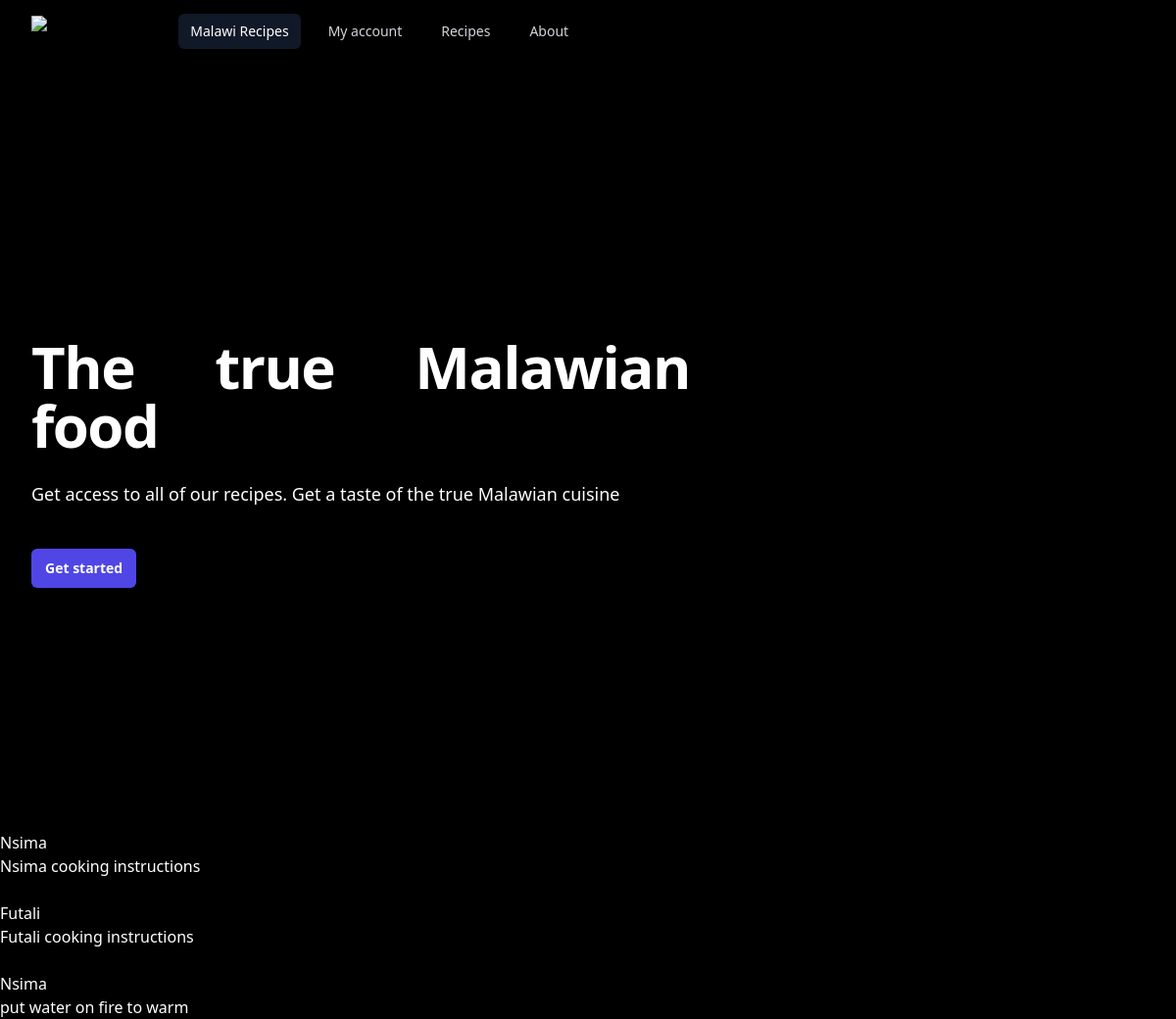
Before: / with the older database file.
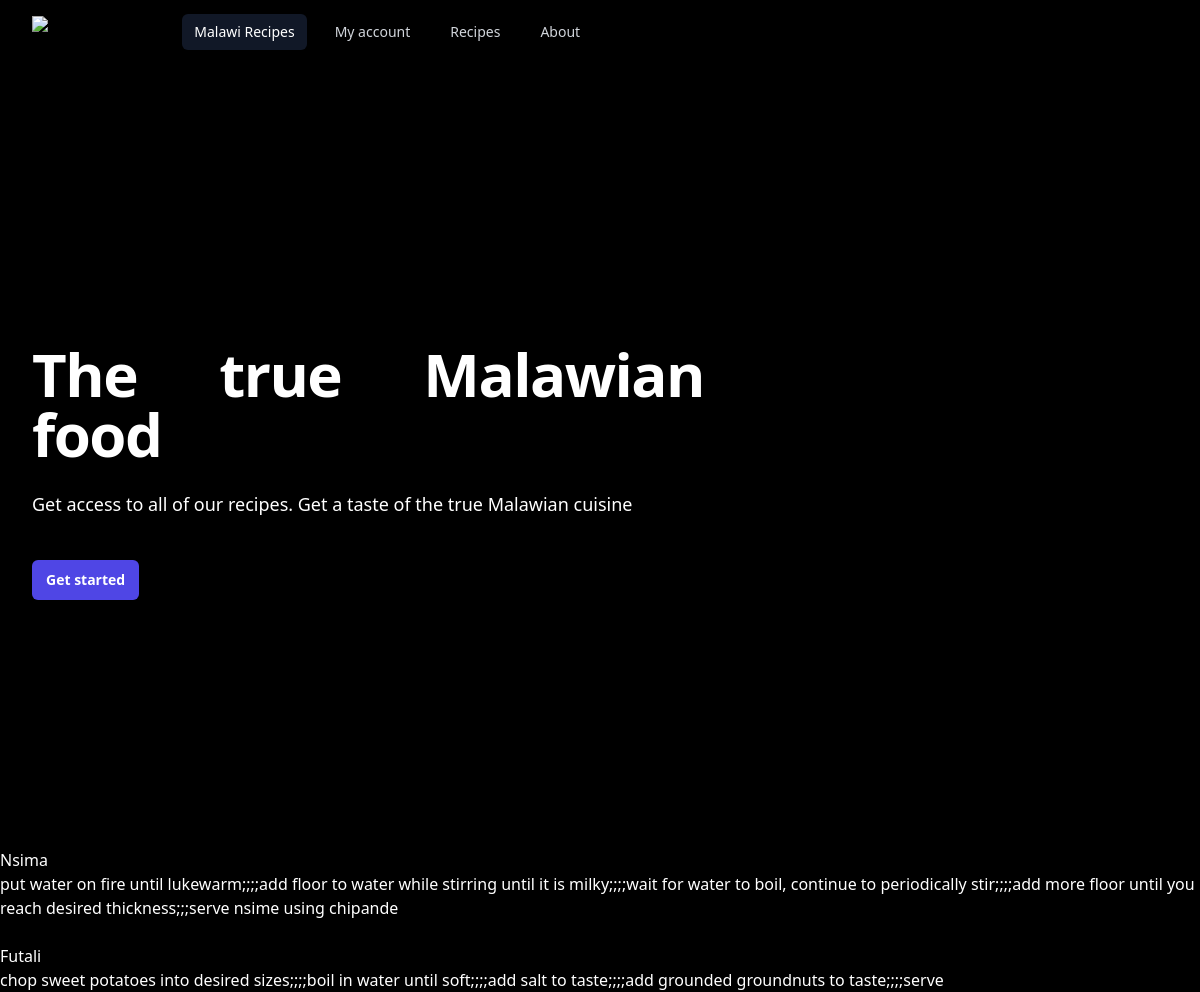
After: the same page with the newer database file.
### tables this page shows
CREATE TABLE recipes (
    id INTEGER PRIMARY KEY AUTOINCREMENT,
    created TIMESTAMP NOT NULL DEFAULT CURRENT_TIMESTAMP,
    title TEXT NOT NULL,
    content TEXT NOT NULL,
    author TEXT NOT NULL,
    ingredients TEXT NOT NULL
);

### server.py (the view)
@app.route("/", methods=["GET"])
def home(name = None):
    conn = get_db_connection()
    recipes = conn.execute('SELECT * FROM recipes').fetchall()
    conn.close()
    return render_template(
        "home.html",
        name=name,
        date=datetime.now(),
        recipes=recipes
    )

### server.py (called while the page is built)
def get_db_connection():
    conn = sqlite3.connect('database.db')
    conn.row_factory = sqlite3.Row
    return conn

### templates/home.html (shortened to what this page needs)
<!DOCTYPE html>
<html>
<head>
    <link href="{{url_for('static',filename='css/main.css')}}" rel="stylesheet">
    <link rel="stylesheet" href="https://rsms.me/inter/inter.css">
</head>
<body class="bg-black border-gray-800">
    <nav class="bg-black border-gray-800">
        <div class="mx-auto max-w-7xl px-2 sm:px-6 lg:px-8">
          <div class="relative flex h-16 items-center justify-between">
            <div class="flex flex-1 items-center justify-center sm:items-stretch sm:justify-start">
              <div class="flex flex-shrink-0 items-center">
                <img class="h-8 w-auto" src="https://tailwindui.com/img/logos/mark.svg?color=indigo&shade=500" alt="Your Company">
              </div>
              <div class="hidden sm:ml-6 sm:block">
                <div class="flex space-x-4">
                  <a href="#" class="bg-gray-900 text-white rounded-md px-3 py-2 text-sm font-medium" aria-current="page">Malawi Recipes</a>
                  <a href="#" class="text-gray-300 hover:bg-gray-700 hover:text-white rounded-md px-3 py-2 text-sm font-medium">My account</a>
                  <a href="#" class="text-gray-300 hover:bg-gray-700 hover:text-white rounded-md px-3 py-2 text-sm font-medium">Recipes</a>
                  <a href="#" class="text-gray-300 hover:bg-gray-700 hover:text-white rounded-md px-3 py-2 text-sm font-medium">About</a>
                </div>
              </div>
            </div>
          </div>
        </div>
      </nav>
      <div class="relative isolate px-6 pt-14 lg:px-8">
        <div class="max-w-2xl py-32 sm:py-48 lg:py-56">
          <div class="text-justify">
            <h1 class="text-4xl font-bold tracking-tight text-white sm:text-900 sm:text-6xl">The true Malawian food</h1>
            <p class="mt-6 text-lg leading-8 text-white sm:text-600">Get access to all of our recipes. Get a taste of the true Malawian cuisine</p>
            <div class="mt-10 flex items-center justify-start gap-x-6">
              <a href="#" class="rounded-md bg-indigo-600 px-3.5 py-2.5 text-sm font-semibold text-white shadow-sm hover:bg-indigo-500 focus-visible:outline focus-visible:outline-2 focus-visible:outline-offset-2 focus-visible:outline-indigo-600">Get started</a>
            </div>
          </div>
        </div>
      </div>
      {% for recipe in recipes %}
          <div class='post'>
              <p>{{ recipe['created'] }}</p>
              <h2 class="text-white sm:text-900">{{ recipe['title'] }}</h2>
              <p class="text-white sm:text-600">{{ recipe['content'] }}</p>
          </div>
      {% endfor %}
</body>
</html>

### static/css/main.css (style rules this page uses)
html, :host { line-height: 1.5; -webkit-text-size-adjust: 100%; -moz-tab-size: 4; -o-tab-size: 4; tab-size: 4; font-family: ui-sans-serif, system-ui, sans-serif, "Apple Color Emoji", "Segoe UI Emoji", "Segoe UI Symbol", "Noto Color Emoji"; font-feature-settings: normal; font-variation-settings: normal; -webkit-tap-highlight-color: transparent; }
body { margin: 0; line-height: inherit; }
h1, h2, h3, h4, h5, h6 { font-size: inherit; font-weight: inherit; }
a { color: inherit; text-decoration: inherit; }
blockquote, dl, dd, h1, h2, h3, h4, h5, h6, hr, figure, p, pre { margin: 0; }
img, svg, video, canvas, audio, iframe, embed, object { display: block; vertical-align: middle; }
img, video { max-width: 100%; height: auto; }
.relative { position: relative; }
.isolate { isolation: isolate; }
.mx-auto { margin-left: auto; margin-right: auto; }
.mt-10 { margin-top: 2.5rem; }
.mt-6 { margin-top: 1.5rem; }
.flex { display: flex; }
.hidden { display: none; }
.h-16 { height: 4rem; }
.h-8 { height: 2rem; }
.w-auto { width: auto; }
.max-w-2xl { max-width: 42rem; }
.max-w-7xl { max-width: 80rem; }
.flex-1 { flex: 1 1 0%; }
.flex-shrink-0 { flex-shrink: 0; }
.items-center { align-items: center; }
.justify-start { justify-content: flex-start; }
.justify-center { justify-content: center; }
.justify-between { justify-content: space-between; }
.gap-x-6 { -moz-column-gap: 1.5rem; column-gap: 1.5rem; }
.space-x-4 > :not([hidden]) ~ :not([hidden]) { --tw-space-x-reverse: 0; margin-right: calc(1rem * var(--tw-space-x-reverse)); margin-left: calc(1rem * calc(1 - var(--tw-space-x-reverse))); }
.rounded-md { border-radius: 0.375rem; }
.border-gray-800 { --tw-border-opacity: 1; border-color: rgb(31 41 55 / var(--tw-border-opacity)); }
.bg-black { --tw-bg-opacity: 1; background-color: rgb(0 0 0 / var(--tw-bg-opacity)); }
.bg-gray-900 { --tw-bg-opacity: 1; background-color: rgb(17 24 39 / var(--tw-bg-opacity)); }
.bg-indigo-600 { --tw-bg-opacity: 1; background-color: rgb(79 70 229 / var(--tw-bg-opacity)); }
.px-2 { padding-left: 0.5rem; padding-right: 0.5rem; }
.px-3 { padding-left: 0.75rem; padding-right: 0.75rem; }
.px-3\.5 { padding-left: 0.875rem; padding-right: 0.875rem; }
.px-6 { padding-left: 1.5rem; padding-right: 1.5rem; }
.py-2 { padding-top: 0.5rem; padding-bottom: 0.5rem; }
.py-2\.5 { padding-top: 0.625rem; padding-bottom: 0.625rem; }
.py-32 { padding-top: 8rem; padding-bottom: 8rem; }
.pt-14 { padding-top: 3.5rem; }
.text-justify { text-align: justify; }
.text-4xl { font-size: 2.25rem; line-height: 2.5rem; }
.text-lg { font-size: 1.125rem; line-height: 1.75rem; }
.text-sm { font-size: 0.875rem; line-height: 1.25rem; }
.font-bold { font-weight: 700; }
.font-medium { font-weight: 500; }
.font-semibold { font-weight: 600; }
.leading-8 { line-height: 2rem; }
.tracking-tight { letter-spacing: -0.025em; }
.text-gray-300 { --tw-text-opacity: 1; color: rgb(209 213 219 / var(--tw-text-opacity)); }
.text-white { --tw-text-opacity: 1; color: rgb(255 255 255 / var(--tw-text-opacity)); }
.shadow-sm { --tw-shadow: 0 1px 2px 0 rgb(0 0 0 / 0.05); --tw-shadow-colored: 0 1px 2px 0 var(--tw-shadow-color); box-shadow: var(--tw-ring-offset-shadow, 0 0 #0000), var(--tw-ring-shadow, 0 0 #0000), var(--tw-shadow); }
@media (min-width: 640px) { .sm\:ml-6 { margin-left: 1.5rem; } }
@media (min-width: 640px) { .sm\:block { display: block; } }
@media (min-width: 640px) { .sm\:items-stretch { align-items: stretch; } }
@media (min-width: 640px) { .sm\:justify-start { justify-content: flex-start; } }
@media (min-width: 640px) { .sm\:px-6 { padding-left: 1.5rem; padding-right: 1.5rem; } }
@media (min-width: 640px) { .sm\:py-48 { padding-top: 12rem; padding-bottom: 12rem; } }
@media (min-width: 640px) { .sm\:text-6xl { font-size: 3.75rem; line-height: 1; } }
@media (min-width: 1024px) { .lg\:px-8 { padding-left: 2rem; padding-right: 2rem; } }
@media (min-width: 1024px) { .lg\:py-56 { padding-top: 14rem; padding-bottom: 14rem; } }

Changed rows visible on the page:
removed recipes: title "Nsima", content "put water on fire to warm"
changed recipes "Nsima": content "Nsima cooking instructions" → "put water on fire until lukewarm;;;;add floor to water while stirring until it is milky;;;;wait for water to boil, continue to periodically stir;;;;add more floor until you reach desired thickness;;;serve nsime using chipande"
changed recipes "Futali": content "Futali cooking instructions" → "chop sweet potatoes into desired sizes;;;;boil in water until soft;;;;add salt to taste;;;;add grounded groundnuts to taste;;;;serve"
